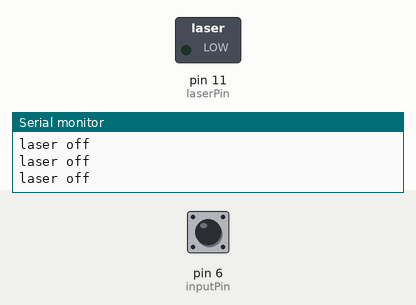
A sketch run on a simulated Arduino Uno, built with avr-gcc and run on an emulated ATmega328P. Parts: switched loads named in the sketch (green lamp = pin HIGH), the last lines printed to the serial monitor. Dashed ring = blinking. The test bench sets the inputs (shaded band); at power-on: pin 6 (inputPin) LOW.

Above: at 1.2 s.
1.3 s: pin 6 (inputPin) driven HIGH
At 2.2 s:
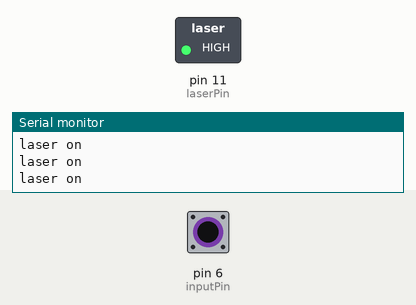
2.8 s: pin 6 (inputPin) driven LOW
At 3.3 s:
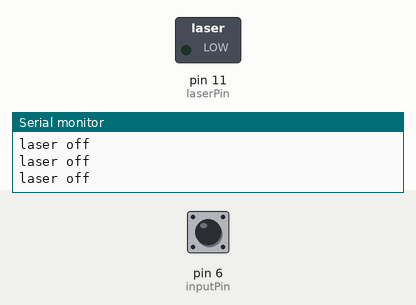
5.8 s: pin 6 (inputPin) pulsed HIGH 2 times (0.12 s each, 0.3 s apart)
At 5.87 s:
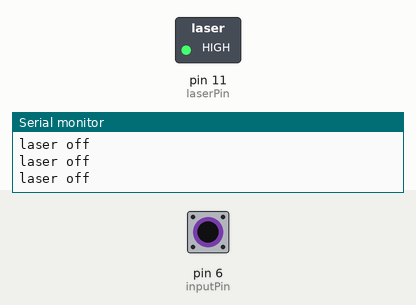
9.4 s: pin 6 (inputPin) pulsed HIGH 5 times (0.12 s each, 0.3 s apart)
At 11.2 s:
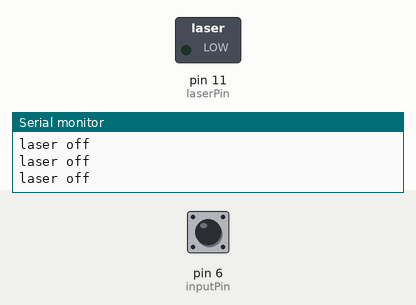
Timing chart, 0 to 12.7 s (numbered marks = the images above; inputs shaded):
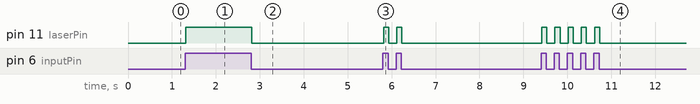

The sketch:

sketch_may01a.ino
```cpp
// defines pins
#define inputPin 6
#define laserPin 11

void setup() {
  //initilize pins
  pinMode(inputPin,INPUT);
  pinMode(laserPin,OUTPUT);
  //set up printing for debugging
  Serial.begin(9600);
}
void loop() {
  //see if recieved an input
  if(digitalRead(inputPin) == HIGH){
    //turn on the laser
    Serial.print("laser on\n");
    digitalWrite(laserPin, HIGH);
  }
  else{
    //turn the laser off it no input signal
    Serial.print("laser off\n");
    digitalWrite(laserPin,LOW);
  }
  }
```

Measured:
- after the input at 1.3 s, pin 11 (laserPin): LOW → HIGH at once
- after the input at 2.8 s, pin 11 (laserPin): HIGH → LOW at once
- after the input at 5.8 s, pin 11 (laserPin): alternates HIGH for 0.11 s and LOW for 0.19 s, 4 changes in all, then stays LOW, starting at once
- after the input at 9.4 s, pin 11 (laserPin): alternates HIGH for 0.11 s and LOW for 0.19 s, 10 changes in all, then stays LOW, starting at once
